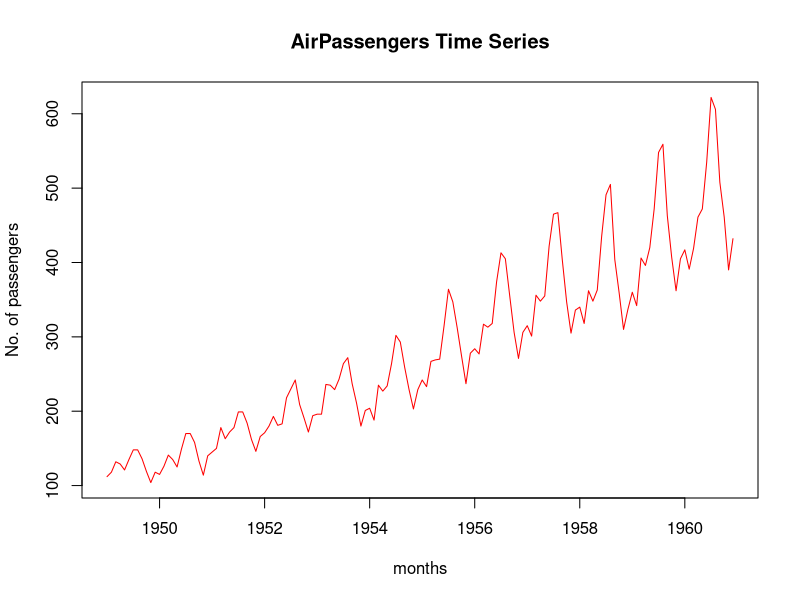
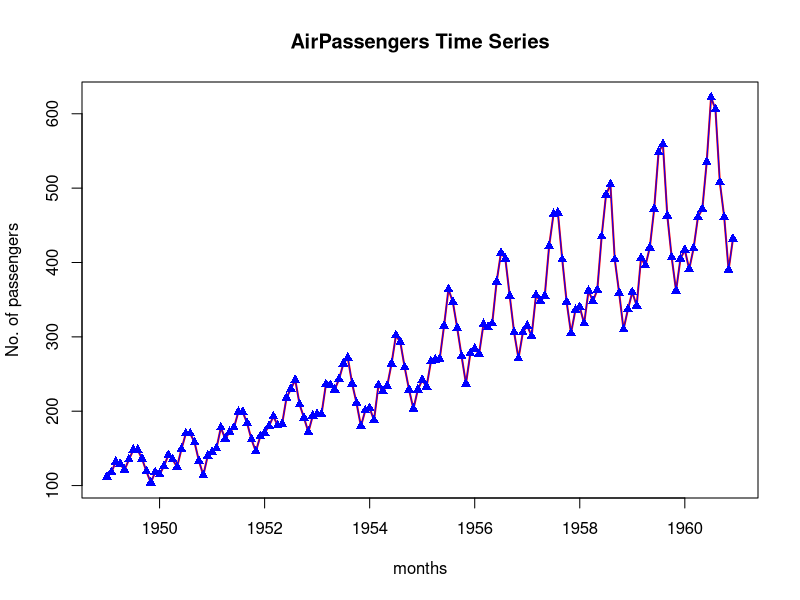
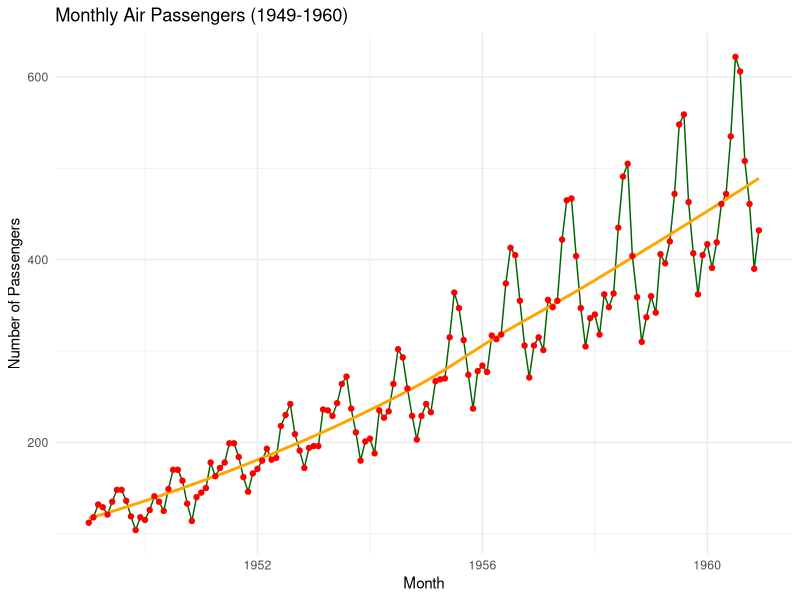

The R source for these figures, in order:
AirPassengers
class(AirPassengers)
View("AirPassengers")

ap_df<- data.frame(
  year = time(AirPassengers),
  passengers = as.numeric(AirPassengers)
)

ap_df_months <- data.frame(
  year = floor(time(AirPassengers)),
  month = cycle(time(AirPassengers)),
  passengers = as.numeric(AirPassengers)
)

ap_df_months

plot(AirPassengers, 
     main = "AirPassengers Time Series", 
     xlab = "months",
     ylab = "No. of passengers", 
     col = "red")

plot(AirPassengers, 
     type = 'l',
     lwd = 2,
     main = "AirPassengers Time Series", 
     xlab = "months",
     ylab = "No. of passengers", 
     col = "red")
points(AirPassengers,
       type = 'o',
       pch = 17,
       col = 'blue')
library(ggplot2)


ggplot(ap_df, aes(x = year, y = passengers)) +
  geom_line(color = "darkgreen",linewidth =0.5)+
  geom_smooth(se = FALSE, color = 'orange')+
  geom_point(color = "red") + 
  labs(
    title = "Monthly Air Passengers (1949-1960)",
    x = "Month",
    y = "Number of Passengers"
  ) +
  theme_minimal()